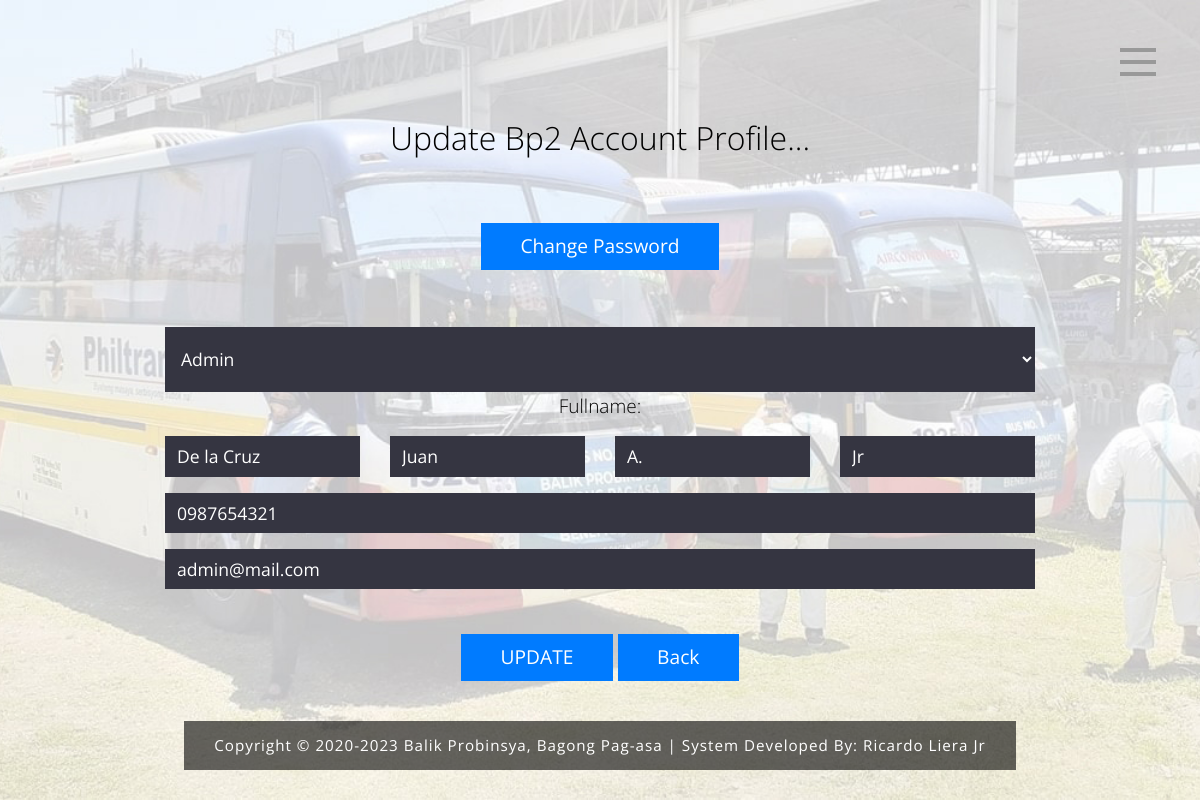
The page /user/bp2_accupdate?id=5 (signed in) on the database its author committed.
### tables this page shows
CREATE TABLE IF NOT EXISTS `nha_users` (
  `nha_bp2_user_id` int NOT NULL AUTO_INCREMENT,
  `nha_bp2_fn` varchar(150) NOT NULL DEFAULT '',
  `nha_bp2_ln` varchar(150) NOT NULL DEFAULT '',
  `nha_bp2_mn` varchar(150) DEFAULT NULL,
  `nha_bp2_sfx` varchar(50) DEFAULT NULL,
  `nha_bp2_cn` varchar(150) NOT NULL DEFAULT '',
  `nha_bp2_email` varchar(255) NOT NULL DEFAULT '',
  `nha_bp2_password` varchar(255) NOT NULL DEFAULT '',
  `nha_bp2_cpassword` varchar(255) NOT NULL DEFAULT '',
  `nha_bp2_ln_acc_type` tinyint NOT NULL DEFAULT '1',
  `bb2_registered_date` datetime NOT NULL DEFAULT CURRENT_TIMESTAMP,
  PRIMARY KEY (`nha_bp2_user_id`)
);

### user/bp2_accupdate.php (the view, shortened to what this page needs)
<!DOCTYPE html>
<html lang="en">
<head>
  <link rel="stylesheet" href="side_bar/style.css">
  <link rel="stylesheet" href="https://cdnjs.cloudflare.com/ajax/libs/normalize/5.0.0/normalize.min.css">
  <link rel="stylesheet" href="./assets/css/bootstrap.min.css">
  <link rel="stylesheet" href="fontawesome/css/fontawesome-all.min.css">
  <link rel="stylesheet" type="text/css" href="slick/slick.css" />
  <link rel="stylesheet" type="text/css" href="slick/slick-theme.css" />
  <link rel="stylesheet" href="./assets/css/cardz.css">
</head>
<body>
  <a href="#navigation" class="nav-trigger">
    Menu <span></span>
  </a>
  <main>
    <section>
      <div id="tm-bg"></div>
      <div id="tm-wrap">
        <div class="container-fluid">
          <?php
          include("../config/db.php");
          $id = $_GET["id"];
          $sql = "SELECT * FROM nha_users WHERE nha_bp2_user_id = '$id'";
          $result = mysqli_query($conn, $sql);
          if (mysqli_num_rows($result) > 0) {
            while ($row = mysqli_fetch_assoc($result)) {
              $nha_bp2_ln_acc_type_print      = $row["nha_bp2_ln_acc_type"];
              $nha_bp2_fn_print               = $row["nha_bp2_fn"];
              $nha_bp2_ln_print               = $row["nha_bp2_ln"];
              $nha_bp2_mn_print               = $row["nha_bp2_mn"];
              $nha_bp2_sfx_print              = $row["nha_bp2_sfx"];
              $nha_bp2_cn_print               = $row["nha_bp2_cn"];
              $nha_bp2_email_print            = $row["nha_bp2_email"];
            }
          } else {
            echo "0 results";
          }
          ?>
          <div class="container">
            <center>
              <h2 class="tm-page-title">Update Bp2 Account Profile...</h2>
              <br><br>
              <center>
                <form method="post" action="bp2_accupdate?id=<?php echo $id; ?>" enctype="multipart/form-data">
                  <div class="row">
                    <div class="col-md-12 col-lg-12 col-xl-12">
                      <a class='btn btn-primary' style='color:white !important;' onClick='openEditModal(this)' data-nha_bp2_user_id='".$row["nha_bp2_user_id"]."' title='Update'>
                        Change Password
                      </a>
                      <br><br><br>
                      <select name="txt_nha_bp2_ln_acc_type" class="form-control" style="height: 65px;">
                        <option value="1" <?php if ($nha_bp2_ln_acc_type_print == 1) echo "selected"; ?>>
                          Admin
                        </option>
                      </select>
                    </div>
                    <div class="form-group col-md-12 col-lg-12 col-xl-12">
                      <span>Fullname:</span>
                    </div>
                    <div class="form-group col-md-3 col-lg-3 col-xl-3">
                      <input type="text" name="txt_nha_bp2_ln" class="form-control" placeholder="Last Name" value="<?php echo $nha_bp2_ln_print; ?>">
                    </div>
                    <div class="form-group col-md-3 col-lg-3 col-xl-3">
                      <input type="text" name="txt_nha_bp2_fn" class="form-control" placeholder="First Name" value="<?php echo $nha_bp2_fn_print; ?>">
                    </div>
                    <div class="form-group col-md-3 col-lg-3 col-xl-3">
                      <input type="text" name="txt_nha_bp2_mn" class="form-control" placeholder="middle Name" value="<?php echo $nha_bp2_mn_print; ?>">
                    </div>
                    <div class="form-group col-md-3 col-lg-3 col-xl-3">
                      <input type="text" name="txt_nha_bp2_sfx" class="form-control" placeholder="sfx" value="<?php echo $nha_bp2_sfx_print; ?>">
                    </div>
                    <div class="form-group col-md-12 col-lg-12 col-xl-12">
                      <input type="text" name="txt_nha_bp2_cn" class="form-control" placeholder="Contact Number" value="<?php echo $nha_bp2_cn_print; ?>">
                    </div>
                    <div class="form-group col-md-12 col-lg-12 col-xl-12">
                      <input type="email" name="txt_nha_bp2_email" class="form-control" placeholder="Email Address" value="<?php echo $nha_bp2_email_print; ?>">
                    </div>
                  </div>
          </div>
          <br>
          <center>
            <input class="btn btn-primary" type="submit" name="editprofile" value="UPDATE"> <a class="btn btn-primary" href="./">Back</a>
          </center>
        </div>
      </div>
      <?php include("components/footer.php"); ?>
    </section>
  </main>
</body>
</html>

### user/side_bar/style.css (style rules this page uses)
*, *::after, *::before { box-sizing: border-box; }
body { font-family: sans-serif; line-height: 1; margin: 0; width: 100%; height: 100%; background: #1C1D21; }
main { position: relative; z-index: 1; height: 100vh; box-shadow: 0 0 50px #000; transition: transform .5s; }
.nav-trigger { position: fixed; z-index: 4; top: 40px; right: 40px; height: 44px; width: 44px; overflow: hidden; color: transparent; white-space: nowrap; text-indent: 100%; }
.nav-trigger span, .nav-trigger span::before, .nav-trigger span::after { position: absolute; height: 4px; width: 36px; background: #999999; }
.nav-trigger span { top: 50%; left: 50%; transform: translate(-50%, -50%); transition: background .3s; }
.nav-trigger span::before, .nav-trigger span::after { content: ''; top: 0; left: 0; transition: background .3s, transform .3s; }
.nav-trigger span::before { transform: translateY(-12px); }
.nav-trigger span::after { transform: translateY(12px); }

### user/assets/css/cardz.css (style rules this page uses)
body { font-family: "Open Sans", Helvetica, Arial, sans-serif; font-size: 19px; font-weight: 300; color: black; position: relative; }
#tm-bg { position: fixed; top: 0; left: 0; width: 100%; height: 100%; background-image: url(../img/cambg.jpg); background-position: center; background-size: cover; background-repeat: no-repeat; z-index: -1; transition: all 0.3s ease; }
#tm-bg:after { content: ""; display: block; position: absolute; top: 0; left: 0; width: 100%; height: 100%; }
#tm-wrap { display: flex; align-items: center; height: 100%; min-height: 100vh; }
.tm-page-title { font-weight: 300; }
.form-control { font-size: 1.1rem; border-radius: 0; border: none; background-color: #353541; color: white; padding: 0.75rem; }
.btn { padding: 0.5rem 2.4rem; font-size: 1.2rem; border-radius: 0; }
.btn-primary { border-color: transparent; }
a, button { transition: all 0.3s ease; }
@media (min-width: 900px) { .container { max-width: 900px; } }

### rows shown on the page
nha_users: txt_nha_bp2_ln_acc_type "Admin", txt_nha_bp2_ln "De la Cruz", txt_nha_bp2_fn "Juan", txt_nha_bp2_mn "A.", txt_nha_bp2_sfx "Jr", txt_nha_bp2_cn "0987654321", txt_nha_bp2_email "admin@mail.com"
